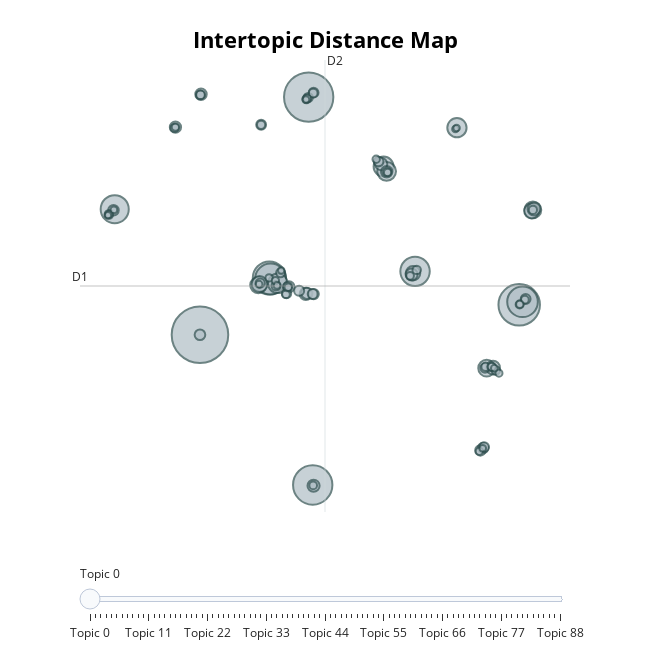

The code cell stored with this chart in its notebook:
### Markdown cell above
# topik utama

### Code cell
from bertopic import BERTopic
from transformers import AutoModel, AutoTokenizer
from sentence_transformers import SentenceTransformer
from sklearn.feature_extraction.text import CountVectorizer

# Load IndoBERT-based embedding model
embedding_model = SentenceTransformer("indobenchmark/indobert-base-p1")

vectorizer_model = CountVectorizer(ngram_range=(1, 3))
                                   
# Create BERTopic model
topic_model = BERTopic(embedding_model=embedding_model, vectorizer_model=vectorizer_model, language="indonesian")

# Fit the model
topics, probs = topic_model.fit_transform(df['text_processed'])

# Visualisasi topik
topic_model.visualize_topics()
